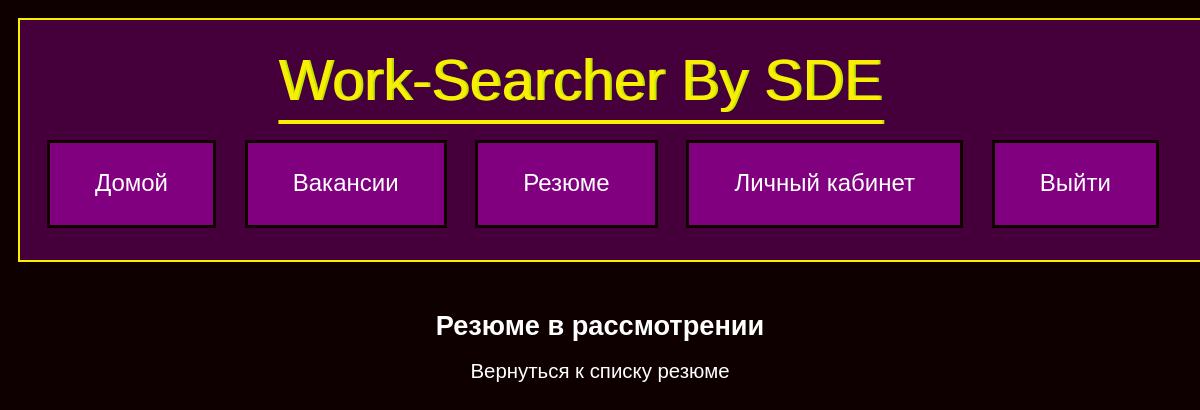
/admin/pending_resumes (signed in), run on an earlier commit of the app's database.
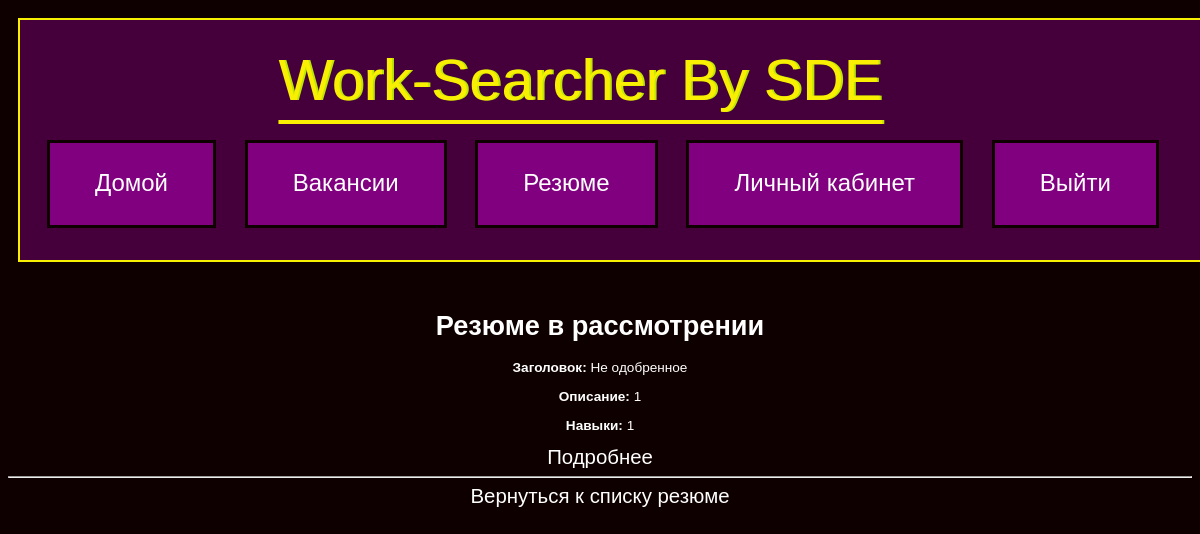
And on a later commit of the database.
### Model/models.py (models this page shows)
class Resume(db.Model):
    id = db.Column(db.Integer, primary_key=True)
    title = db.Column(db.String(300), nullable=False)
    description = db.Column(db.Text, nullable=False)
    skills = db.Column(db.String(200))
    image_filename = db.Column(db.String(300))
    user_id = db.Column(db.Integer, db.ForeignKey('user.id'), nullable=False)
    user = db.relationship('User', backref=db.backref('resumes', lazy=True))
    status = db.Column(db.Boolean, nullable=True)

### Controller/resume.py (the view)
@resume.route('/admin/pending_resumes')
@login_required
def admin_pending_resumes():
    if not current_user.is_admin:
        abort(403)  # Отказ в доступе, если пользователь не является администратором
    pending_resumes = Resume.query.filter_by(status=None).all()
    return render_template('admin_pending_resumes.html', resumes=pending_resumes)

### app.py (called while the page is built)
@login_manager.user_loader
def load_user(user_id):
    return User.query.get(int(user_id))

### templates/admin_pending_resumes.html (shortened to what this page needs)
{% extends "base.html" %}
{% block content %}
    <h1>Резюме в рассмотрении</h1>
    {% for resume in resumes %}
        <div>
            <p><strong>Заголовок:</strong> {{ resume.title }}</p>
            <p><strong>Описание:</strong> {{ resume.description }}</p>
            <p><strong>Навыки:</strong> {{ resume.skills }}</p>
            <a href="{{ url_for('resume.detail_resume', resume_id=resume.id) }}">Подробнее</a>
        </div>
        <hr>
    {% endfor %}
    <a href="{{ url_for('CZN.resumes') }}">Вернуться к списку резюме</a>
{% endblock %}

What changed in the data, as far as the page shows it:
added Resume: title "Не одобренное", description "1", skills "1"
